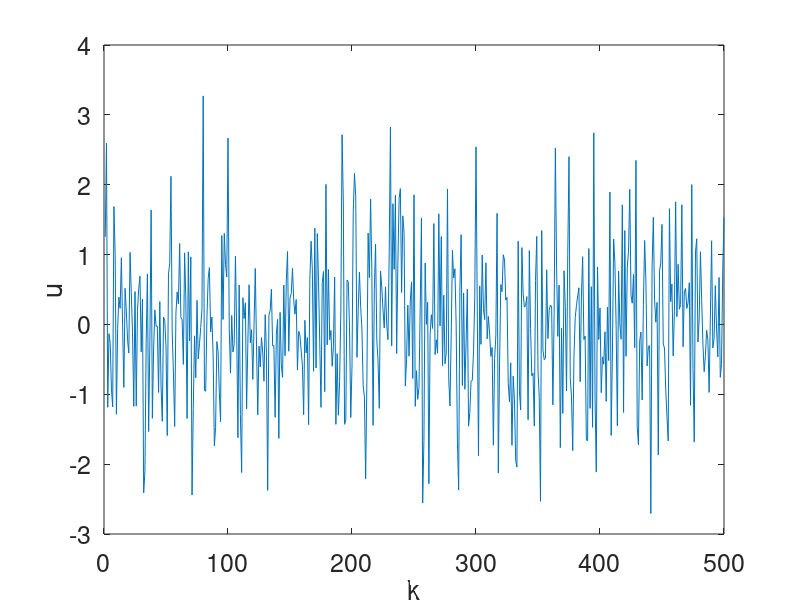

Write the MATLAB code that produced this figure. (Note: this script raises an error after producing the figure.)
close all;
clear all;
clc;

t2=1:1:500; % time vector

% input
u = randn(1,length(t2));
 
num = [1 0.5];
den = [1 -1.5 0.7];

figure(1)
plot(t2,u);
set(gca,'FontSize',18)
xlabel('k')
ylabel('u')

y = dlsim(num, den, u)';

figure(2)
plot(t2,y);
set(gca,'FontSize',18)
xlabel('k')
ylabel('y')

figure(3)
[t,ruy,l,B]=myccf([u' y'],40,1,1,'k');
set(gca,'FontSize',18)
xlabel('k')
ylabel('ruy')

figure(4)
[t,ryu,l,B]=myccf([y' u'],40,1,1,'k');
set(gca,'FontSize',18)
xlabel('k')
ylabel('ryu')

% a estrutura da função myccf retorna valores positivos à direita quando a
% saída é a primeira coluna e a entrada é a segunda coluna.

load boxjenk.dat

u = boxjenk(:,1)';
y = boxjenk(:,2)';

figure(5)
[t,ruy,l,B]=myccf([u' y'],40,1,1,'k');
set(gca,'FontSize',18)
xlabel('k')
ylabel('r12')

figure(6)
[t,ryu,l,B]=myccf([y' u'],40,1,1,'k');
set(gca,'FontSize',18)
xlabel('k')
ylabel('r21')

% u = boxjenk(:,1)' é a entrada
% y = boxjenk(:,2)' é a saída

